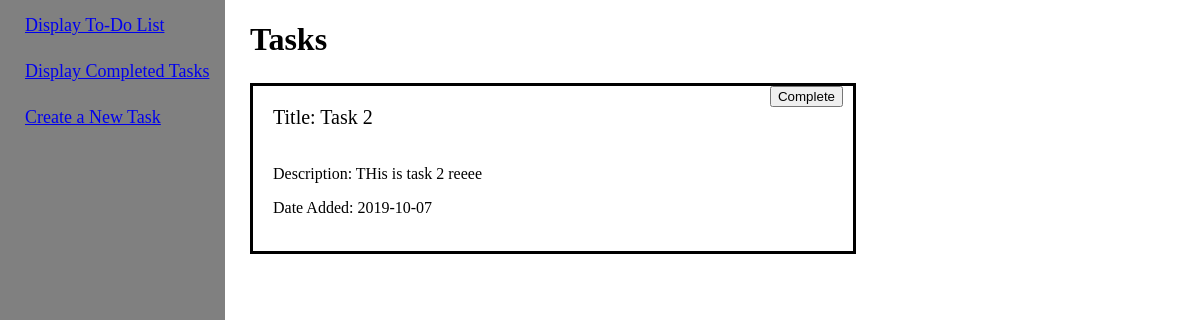
Before: / with the older database file.
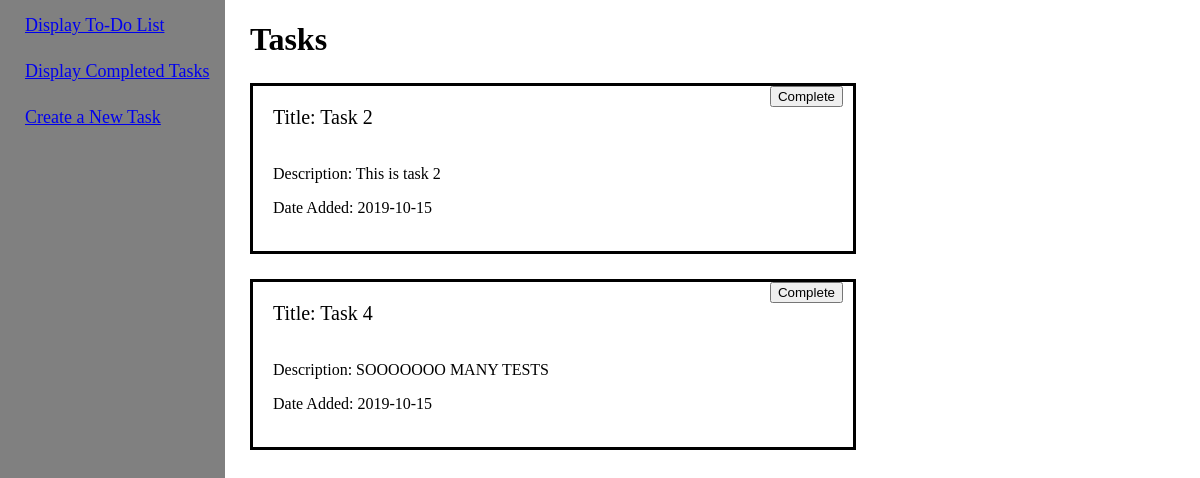
After: the same page with the newer database file.
### app/models.py (models this page shows, shortened)
class Task(db.Model):
    id = db.Column(db.Integer, primary_key=True)
    title = db.Column(db.String(150), index=True, unique=True)
    description = db.Column(db.String(500), index=True, unique=True, nullable=True)
    date = db.Column(db.Date())
    completed = db.Column(db.Boolean)
    dateCompleted = db.Column(db.Date())

### app/views.py (the view)
@app.route('/', methods=['GET', 'POST'])
def display_tasks():
    tasks = models.Task.query.all()
    form = CompleteForm()
    if form.validate_on_submit():
        models.Task.query,get(1).completed = True
        db.session.commit()
    return render_template("view_tasks.html",
                           title="Tasks",
                           tasks=tasks,
                           form=form)

### app/forms.py
class CompleteForm(Form):
    complete = BooleanField("complete")
    task = None

### app/templates/view_tasks.html (shortened to what this page needs)
{% extends "base.html" %}
{% block content %}
  <h1>Tasks</h1>
  {% for task in tasks %}
    {% if not task.completed %}
      <div id="tasks">
        <p id="title">Title: {{ task.title }}</p>
        <form id="complete" action="/update" method="POST" name="completed">
          <input type="submit" value="Complete">
        </form>
        <p id="desc">Description: {{ task.description }}</p>
        <p id="date">Date Added: {{ task.date }}</p><br>
      </div>
    {% endif %}
  {% endfor %}
{% endblock %}

### app/templates/base.html (shortened to what this page needs)
<!DOCTYPE html>
<html>
  <head>
    <link rel="stylesheet" type="text/css" href="../static/style.css">
  </head>
  <body>
    <nav>
      <ul>
        <li><a href="/">Display To-Do List</a></li>
        <li><a href="/completed">Display Completed Tasks</a></li>
        <li><a href="/add_task">Create a New Task</a></li>
      </ul>
    </nav>
    {% block content %}{% endblock %}
  </body>
</html>

### app/static/style.css (style rules this page uses)
html { height: 100%; }
body { position: relative; min-height: 100%; margin: 0; padding: 0; }
nav { display: block; overflow: hidden; text-overflow: ellipsis; }
nav ul { list-style-type: none; width: 200px; position: absolute; height: 100%; margin: 0; padding-left: 25px; padding-top: 15px; background-color: grey; font-size: 18px; }
nav li { margin: 0 0 25px 0; }
div { margin-left: 250px; height: 100%; }
h1 { margin-left: 250px; }
#tasks { border-style: solid; margin-top: 25px; width: 50%; display: block; }
#title { font-size: 20px; margin-left: 20px; display: inline-block; }
#desc { font-size: 16px; margin-left: 20px; }
#date { font-size:16px; margin-left: 20px; }
#complete { float: right; padding-right: 10px; display: inline-block; }

Changed rows visible on the page:
changed Task "Task 2": description "THis is task 2 reeee" → "This is task 2"; date "2019-10-07" → "2019-10-15"
added Task: title "Task 4", description "SOOOOOOO MANY TESTS", date "2019-10-15"
